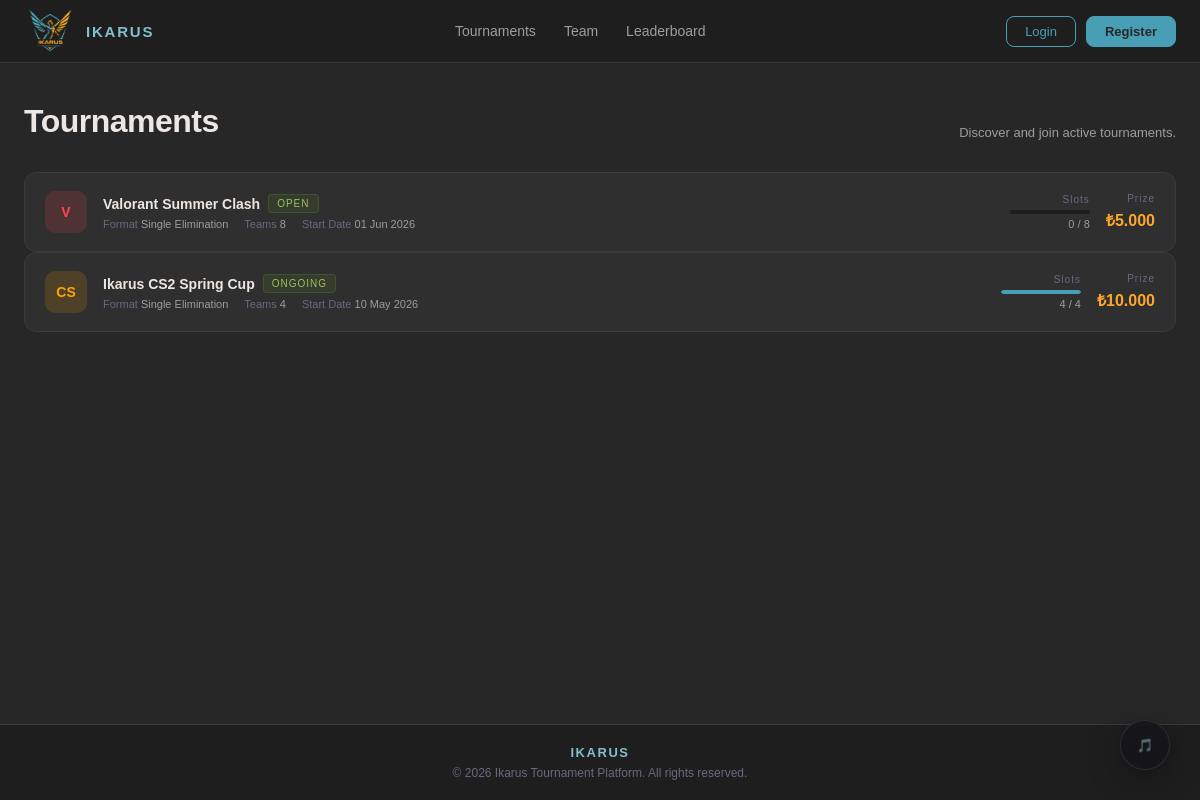
The page /pages/tournaments.php on the database its author committed.
### tables this page shows
CREATE TABLE Tournament (
    id BIGINT NOT NULL AUTO_INCREMENT,
    name VARCHAR(150) NOT NULL,
    description TEXT,
    start_date DATETIME NOT NULL,
    end_date DATETIME NOT NULL,
    status VARCHAR(20) NOT NULL,
    prize_pool DECIMAL(18,6),
    prize_1st DECIMAL(10,2),
    prize_2nd DECIMAL(10,2),
    prize_3rd DECIMAL(10,2),
    max_teams BIGINT,
    organizer_id BIGINT NOT NULL,
    game_id BIGINT NOT NULL,
    checkin_minutes INT DEFAULT 15,
    noshow_minutes INT DEFAULT 10,
    created_at DATETIME DEFAULT CURRENT_TIMESTAMP,
    deleted_at DATETIME DEFAULT NULL,
    PRIMARY KEY (id)
);

CREATE TABLE Game (
    id BIGINT NOT NULL AUTO_INCREMENT,
    name VARCHAR(50) NOT NULL,
    genre VARCHAR(50),
    max_team_size BIGINT NOT NULL,
    api_source_url VARCHAR(255),
    created_at DATETIME DEFAULT CURRENT_TIMESTAMP(6) NOT NULL,
    deleted_at DATETIME DEFAULT NULL,
    PRIMARY KEY (id)
);

### pages/tournaments.php (the view, shortened to what this page needs)
<?php
include '../includes/db.php';
try {
    $stmt = $pdo->query("
        SELECT t.*, g.name as game_name,
               (SELECT COUNT(*) FROM tournament_teams tt WHERE tt.tournament_id = t.id) as registered_count
        FROM Tournament t
        LEFT JOIN Game g ON t.game_id = g.id
        ORDER BY t.start_date DESC
    ");
    $tournaments = $stmt->fetchAll();
} catch (Exception $e) {
    $tournaments = [];
}
?>
<!DOCTYPE html>
<html lang="en">
<head>
    <link rel="stylesheet" href="../assets/css/global.css">
    <link rel="stylesheet" href="../assets/css/modal.css">
    <link rel="stylesheet" href="../assets/css/utils.css">
    <link rel="stylesheet" href="../assets/css/tournaments.css">
</head>
<body>
    <?php require_once '../includes/header.php' ?>
    <main class="tournaments-container">
        <div class="page-header animate-in" style="--delay: 100ms;">
            <h1 class="page-title">Tournaments</h1>
            <p class="page-sub">Discover and join active tournaments.</p>
        </div>
        <div class="tournament-grid">
            <?php if (!empty($tournaments)): ?>
                <?php foreach($tournaments as $idx => $row):
                    $game_lower = strtolower($row['game_name'] ?? '');
                    $icon_class = 'icon-all';
                    $game_short = 'T';
                    if (strpos($game_lower, 'counter') !== false || strpos($game_lower, 'cs') !== false) { $icon_class = 'icon-cs'; $game_short = 'CS'; }
                    elseif (strpos($game_lower, 'val') !== false) { $icon_class = 'icon-val'; $game_short = 'V'; }
                    elseif (strpos($game_lower, 'fc') !== false) { $icon_class = 'icon-fc'; $game_short = 'FC'; }
                    $registered = (int)$row['registered_count'];
                    $max = (int)$row['max_teams'];
                    $percent = $max > 0 ? min(100, round(($registered / $max) * 100)) : 0;
                ?>
                  <a href="tournaments-details.php?id=<?php echo $row['id']; ?>" class="t-card animate-in" data-game="<?php echo strtolower($game_short); ?>" style="--delay: <?= 250 + ($idx * 50) ?>ms;">
                    <div class="t-game-badge <?php echo $icon_class; ?>"><?php echo $game_short; ?></div>
                    <div class="t-main">
                      <div class="t-top">
                        <span class="t-name"><?php echo htmlspecialchars($row['name']); ?></span>
                        <span class="status-badge s-open"><?php echo strtoupper($row['status']); ?></span>
                      </div>
                      <div class="t-meta-row">
                        <div class="t-meta-item">Format <span>Single Elimination</span></div>
                        <div class="t-meta-item">Teams <span><?php echo $max; ?></span></div>
                        <div class="t-meta-item">Start Date <span><?php echo date('d M Y', strtotime($row['start_date'])); ?></span></div>
                      </div>
                    </div>
                    <div class="t-slots">
                      <div class="slots-label">Slots</div>
                      <div class="slots-bar"><div class="slots-fill" style="width:<?php echo $percent; ?>%"></div></div>
                      <div class="slots-text"><?php echo $registered; ?> / <?php echo $max; ?></div>
                    </div>
                    <div class="t-prize">
                      <div class="prize-label">Prize</div>
                      <div class="prize-val">₺<?php echo number_format($row['prize_pool'], 0, ',', '.'); ?></div>
                    </div>
                  </a>
                <?php endforeach; ?>
              <?php else: ?>
                <div class="empty-state">No tournaments found in the database yet.</div>
              <?php endif; ?>
        </div>
    </main>
    <?php require_once '../includes/footer.php' ?>
</body>
</html>

### assets/css/global.css (style rules this page uses)
:root { --bg: #272727; --surface: #2f2f2f; --border: #3a3a3a; --text: #ede7e3; --text-muted: #a09d99; --text-faint: #6b6880; --accent: #489fb5; --accent-soft: #82c0cc; --highlight: #ffa62b; --surface-2: #1e1e1e; --transition: 0.3s ease; }
*, *::before, *::after { box-sizing: border-box; margin: 0; padding: 0; }
html { height: 100%; }
body { min-height: 100vh; background-color: var(--bg); color: var(--text); font-family: Arial, Helvetica, sans-serif; display: flex; flex-direction: column; overflow-x: hidden; }
main { flex: 1; }
a { color: inherit; text-decoration: none; }

### assets/css/utils.css (style rules this page uses)
.animate-in { opacity: 0; animation: slideFadeIn 0.4s cubic-bezier(0.25, 0.8, 0.25, 1) forwards; animation-delay: var(--delay, 0ms); }

### assets/css/tournaments.css (style rules this page uses)
main, .game-filter, .t-card { position: relative; z-index: 10; }
.t-card { text-decoration: none !important; cursor: pointer !important; }
.tournaments-container { box-sizing: border-box; width: 100%; max-width: 1200px; margin: 0 auto; padding: 40px 24px 60px; }
.page-header { display: flex; justify-content: space-between; align-items: flex-end; margin-bottom: 32px; }
.page-title { font-size: clamp(24px, 4vw, 32px); font-weight: 700; color: var(--text); letter-spacing: -0.5px; }
.page-sub { font-size: 13px; color: var(--text-muted); margin-top: 6px; }
.game-icon, .t-game-badge { display: flex; align-items: center; justify-content: center; font-weight: 700; flex-shrink: 0; }
.t-game-badge { width: 42px; height: 42px; border-radius: 10px; font-size: 14px; }
.icon-cs { background: rgba(255, 165, 0, 0.15); color: #ffa500; }
.icon-val { background: rgba(255, 70, 84, 0.15); color: #ff4654; }
.badge, .status-badge { font-size: 10px; padding: 3px 8px; border-radius: 4px; letter-spacing: 1px; text-transform: uppercase; }
.s-open { background: rgba(99, 153, 34, 0.12); color: #97c459; border: 1px solid rgba(99, 153, 34, 0.25); }
.t-card { border: 1px solid var(--border); border-radius: 12px; padding: 18px 20px; background: var(--surface); cursor: pointer; transition: all var(--transition); display: grid; grid-template-columns: auto 1fr auto auto; align-items: center; gap: 16px; }
.t-main { min-width: 0; }
.t-top { display: flex; align-items: center; gap: 8px; margin-bottom: 5px; }
.t-name { font-size: 14px; font-weight: 600; color: var(--text); }
.t-meta-row { display: flex; gap: 16px; }
.t-meta-item { font-size: 11px; color: var(--text-faint); }
.t-meta-item span { color: var(--text-muted); }
.t-slots { text-align: right; flex-shrink: 0; min-width: 80px; }
.slots-label, .prize-label { font-size: 10px; color: var(--text-faint); letter-spacing: 1px; margin-bottom: 5px; }
.slots-bar { height: 4px; background: var(--surface-2); border-radius: 2px; overflow: hidden; }
.slots-fill { height: 100%; background: var(--accent); border-radius: 2px; }
.slots-text { font-size: 11px; color: var(--text-muted); margin-top: 4px; }
.t-prize { text-align: right; flex-shrink: 0; }
.prize-val { font-size: 16px; font-weight: 600; color: var(--highlight); }

### rows shown on the page
tournament: game.name "V", name "Valorant Summer Clash", status "OPEN", max_teams "8", start_date "01 Jun 2026", registered "0", prize_pool "5.000"
tournament: game.name "CS", name "Ikarus CS2 Spring Cup", status "ONGOING", max_teams "4", start_date "10 May 2026", $percent 100 (drawn), registered "4", prize_pool "10.000"
